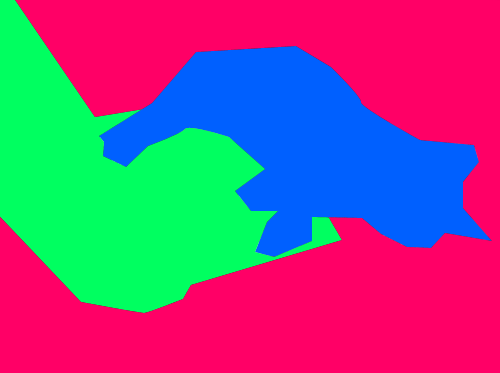
#> input picture 1 (3).png, 500 x 373 px
$ python isolateBad.py   (older library calls are emulated)
#> lines starting #> are read from the running program, lines starting #| are printed output that depends on the picture; after the words box and inside, x2 and y2 are one past the last pixel; in counts of white or black regions, pixels touching at a corner belong together
import cv2 as cv2
import os
import numpy as np

directoryChecker = {}
img = cv2.imread('1 (3).png')
#> img is the input picture: shape (373, 500, 3); mean B, G, R 133.1, 83.7, 137.2
img = cv2.cvtColor(img, cv2.COLOR_BGR2GRAY);
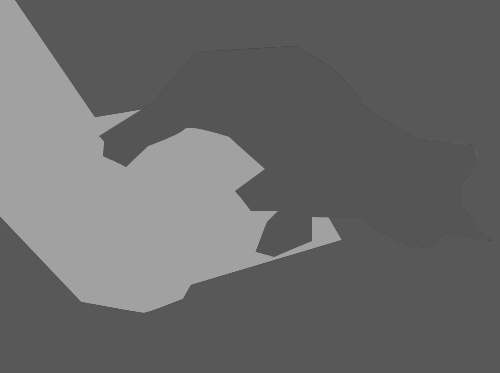
#> img: shape (373, 500); min 69, max 169, mean 105.4
for it in range(0,255):
    ret,thresh = cv2.threshold(img,it,255,0)
    im2,contours,hierarchy = cv2.findContours(thresh, 1, 2)
    for item in range(len(contours)):
        cnt = contours[item]
        gun = len(cnt)
        if len(cnt)>20 and gun not in directoryChecker.keys():
            directoryChecker[len(cnt)] = 0
            M = cv2.moments(cnt)
            if M['m00'] != 0:
                cx = int(M['m10']/M['m00'])
                cy = int(M['m01']/M['m00'])
                x,y,w,h = cv2.boundingRect(cnt)
                print(str(x))
                if x not in directoryChecker.keys():
                    cv2.rectangle(img,(x,y),(x+w,y+h),(0,255,0),2)
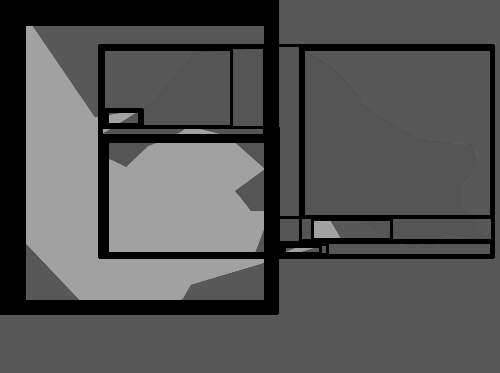
#> img: shape (373, 500); 19.66% of pixels changed, all inside (x1, y1, x2, y2) = (0, 0, 495, 315)
#> thresh: shape (373, 500); every value is 0
#> after the loop, directoryChecker = 48 items

cv2.imshow('image',img)
cv2.waitKey(0)
cv2.destroyAllWindows()

$ run again, with 1 (2).png copied over 1 (3).png
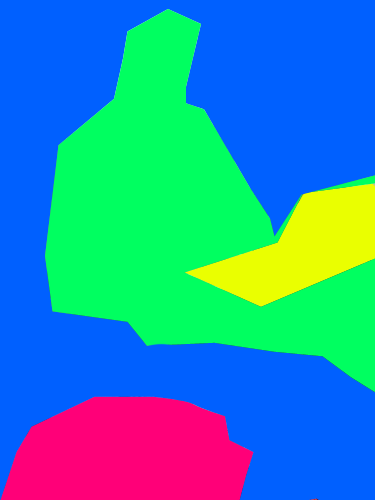
#> input picture 1 (2).png, 375 x 500 px
#> img is the input picture: shape (500, 375, 3); mean B, G, R 175.5, 143.7, 42.8
#> `img = cv2.cvtColor(img, cv2.COLOR_BGR2GRAY);`:
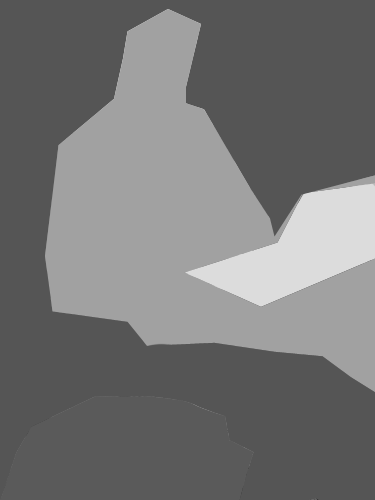
#> img: shape (500, 375); min 54, max 220, mean 117.1
#> after the loop `for it in range(0,255):`:
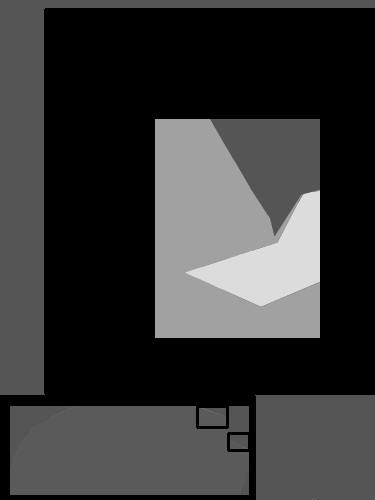
#> img: shape (500, 375); min 0, max 220, mean 54.8
#> after the loop `for it in range(0,255):`: directoryChecker = 74 items

$ run again, with 1 (4).png copied over 1 (3).png
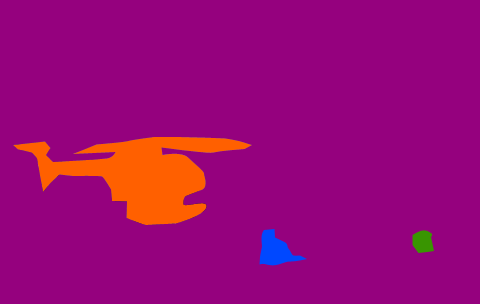
#> input picture 1 (4).png, 480 x 304 px
#> img is the input picture: shape (304, 480, 3); mean B, G, R 118.6, 7.9, 154.5
#> `img = cv2.cvtColor(img, cv2.COLOR_BGR2GRAY);`:
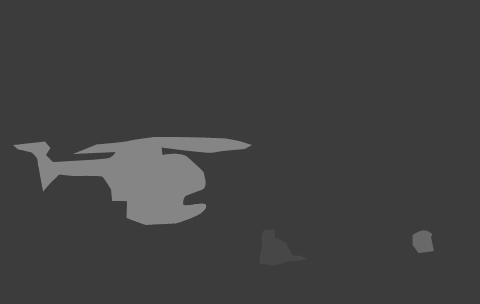
#> img: shape (304, 480); min 56, max 133, mean 64.8
#> after the loop `for it in range(0,255):`:
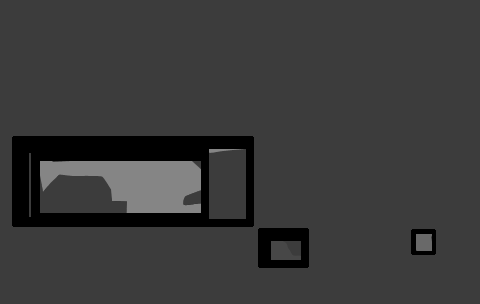
#> img: shape (304, 480); 8.75% of pixels changed, all inside (x1, y1, x2, y2) = (12, 136, 436, 268)
#> after the loop `for it in range(0,255):`: directoryChecker = 33 items
